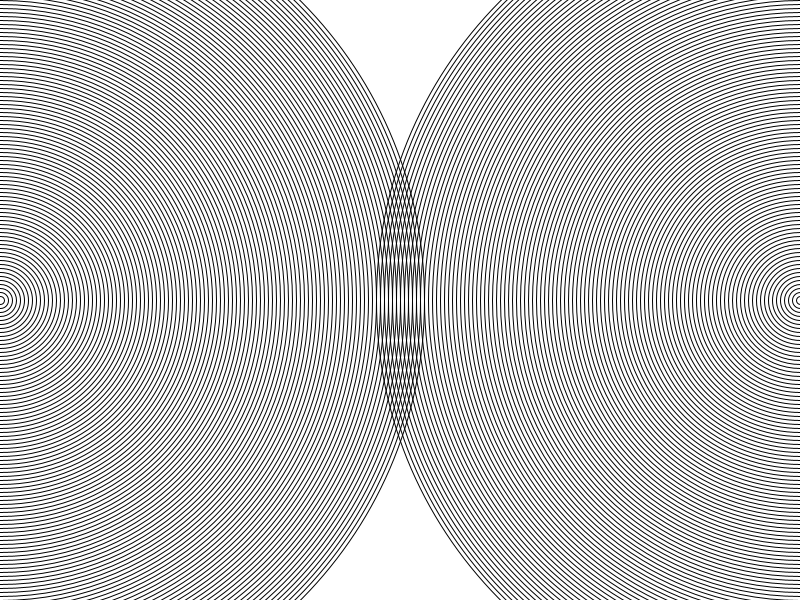
Frame 1 (no input)
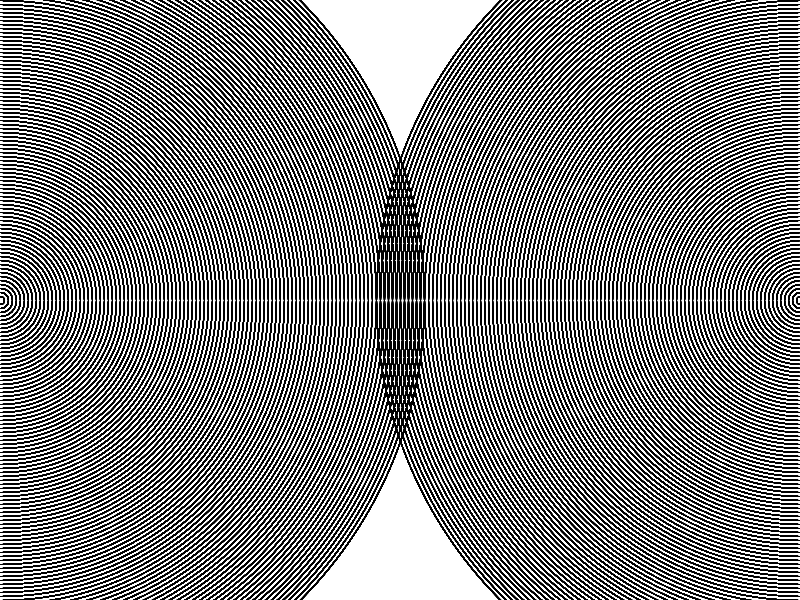
Frame 60 (the mouse pressed at the canvas centre just before this capture)
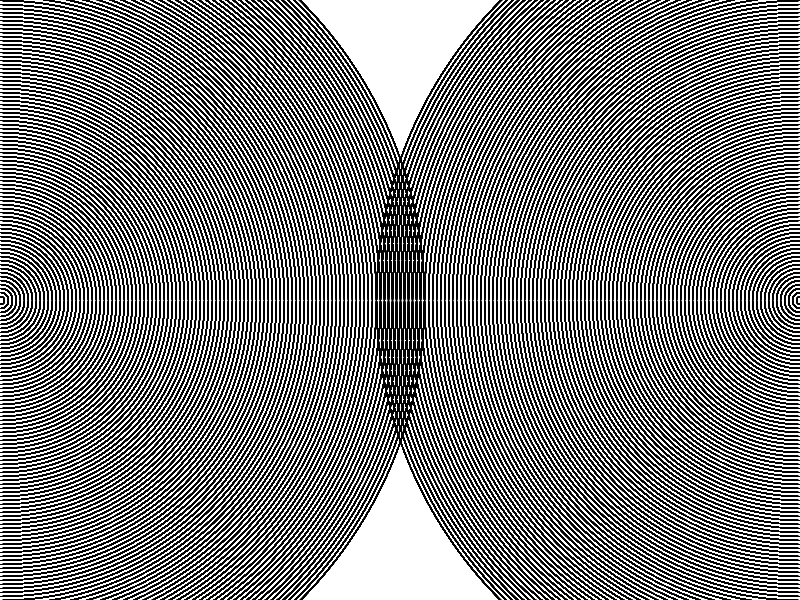
Frame 120 (the mouse held since frame 60 and released just before this capture)

The Processing sketch that drew these frames (run headless with seeded random() and noise(); from frame 60 on, the mouse is pressed at the canvas centre):

// Processing sketch: bit2atom_20201108_Structure3_Sol_Lewitt_WallDrawing_106
// ── bit2atom_20201108_Structure3_Sol_Lewitt_WallDrawing_106.pde
/* 
 
  106. Arcs from the midpoints of two sides of the wall. (ACG 8). 
  Black pencil. 
  First Drawn by: SL 
  Collection: Dr and Mrs Lorenzo 
  Bonomo, Spoleto, Italy. 
  August, 1971 
  
  Implemented as software by Casey Reas <http://groupc.net> 
  March, 2004 
  Processing v.68 <http://processing.org> 
  
*/ 
 
void setup() 
{ 
  size(800, 600); 
  ellipseMode(CENTER); 
  noFill(); 
  background(255); 
  stroke(0); 
  //smooth(); 
} 
 
void draw() 
{ 
  int maximum_radius = int(dist(0, height/2, width, 0)); 
  int density = int(width/100.0); 
  for(int i=density; i<=maximum_radius; i+=density) { 
    ellipse(0, height/2, i, i); 
    ellipse(width, height/2, i, i); 
  } 
} 
